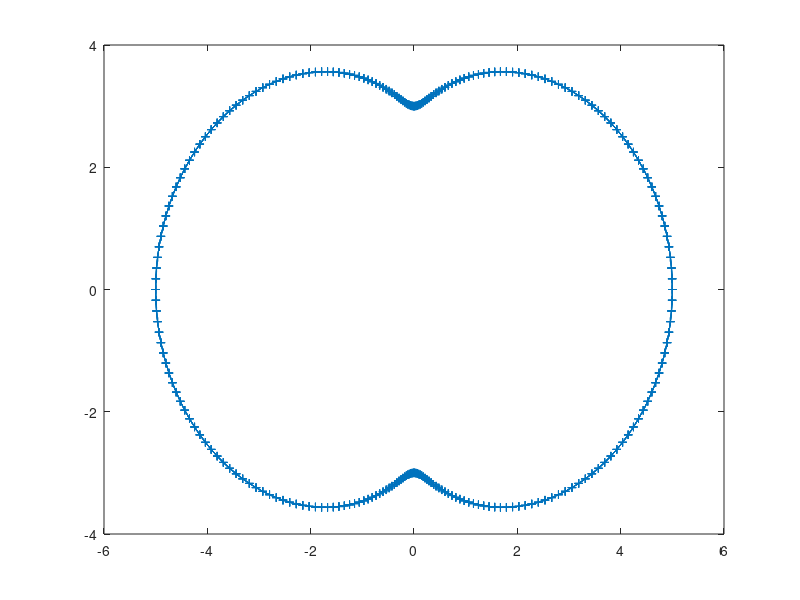
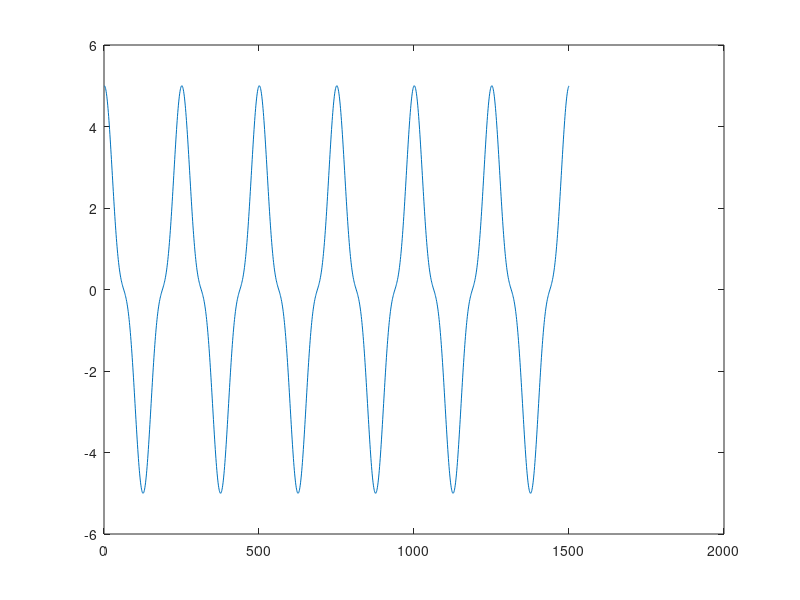

Recreate these plots in MATLAB, in order. (Note: this script raises an error after producing the figures.)
clc
clear
close all

Fs = 5e3;
Ts = 1/Fs;
T_max = 0.3;
t= 0:Ts:T_max-Ts;                   % 10 seconds @ 1kHz sample rate
f0 = 5;
f1 = 150;
a = linspace(2,0.5,length(t));
% y = a.*chirp(t,f0,T_max,f1) + 0.0*randn(1,length(t));

a1 = 4; a2 = 1;
y = a1*cos(2*pi*20*t) + a2*cos(2*pi*60*t) + 0.0000*randn(1,length(t));
Hy = a1*sin(2*pi*20*t) + a2*sin(2*pi*60*t);

figure
plot(y,Hy,'-+')
drawnow

figure
plot(y)

InitialPoints = 140;
PointsStep = 10;
UpperLimit = 140;
PlotMode = 0;

% [IF_interp, phi_interp, phi_unwrapped, x, Hx, r, phi, x0, Hx0, m_star, M] = cpt_rework(y, InitialPoints, UpperLimit, PointsStep, Ts, PlotMode);
N_imfs = 3;
[C r_approx IF_interp phi_interp phi_unwrapped m_star, M] = CPT_EMD_rework(N_imfs, y, InitialPoints, UpperLimit, PointsStep, Ts, PlotMode);

figure
plot(t,C,t,y)

figure
plot(t,sum(C,1))

% figure
% ax(1) = subplot(211);
% plot(t,x,t,y)
% legend('x','y')
% 
% ax(2) = subplot(212);
% plot(t,M,'.')
% 
% linkaxes(ax,'x')
